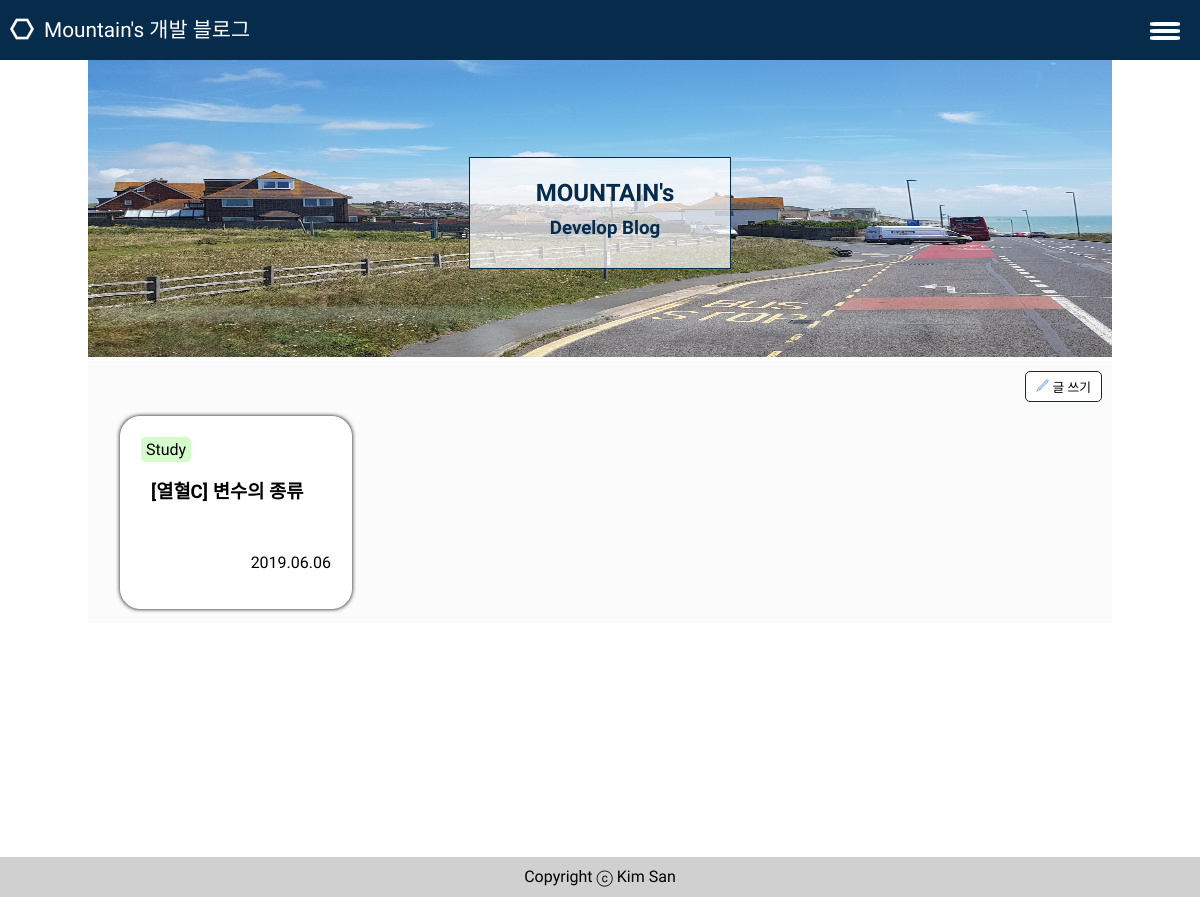
Screenshot of / (signed in) with the database file from the repository.
### home/models.py (models this page shows, shortened)
class Post(models.Model):
    title = models.CharField(max_length=30)
    category = models.CharField(max_length=20, choices=categories, default='Study')
    sub_category = models.CharField(max_length=20, choices=sub_categories, default='IT')
    content = RichTextField()
    created_date = models.DateTimeField(auto_now_add=True)
    updated_date = models.DateTimeField(auto_now=True)
    slug = models.SlugField(allow_unicode=True, unique=True)
    class Meta:
        db_table = 'Posts'
        ordering = ('-created_date',)
    def get_absolute_url(self):
        return reverse('home:post_detail', args=[self.slug])

### home/views.py (the view)
# urls.py: 2. Add a URL to urlpatterns:  path('', views.home, name='home')
def home(request):
    posts = Post.objects.all()
    title = "전체 포스팅"
    page = request.GET.get('page', 1)
    paginator = Paginator(posts, 3)
    post_count = posts.count()
    is_home = True
    try:
        post_list = paginator.page(page)
    except PageNotAnInteger:
        post_list = paginator.page(1)
    except EmptyPage:
        post_list = paginator.page(paginator.num_pages)
    return render(request, "home/home.html", {
        'post_count': post_count,
        "title": title,
        'post_list': post_list,
        'is_home': is_home,
        })

### home/templates/home/home.html (shortened to what this page needs)
{% extends 'home/layout.html' %}
{% block header %}
    {% load static %}
    <link href="{% static 'css/post_list.css' %}" type="text/css" rel="stylesheet">
{% endblock %}
{% block content %}
<div class="wrapper">
    <div id="page_title">
        {% if is_home %}
        <img src="{% static 'images/fixed.jpg' %}" id="main-poster">
        <div id="title">
            <div id="title-box">
                <h2>MOUNTAIN's</h2>
                <h3>Develop Blog</h3>
            </div>
        </div>
        {% else %}
            <div id="list_title_box">
                <h2 id="list_title">{{ title }}</h2>
                <p>{{ sub_category }} | {{ post_count }}개의 포스트</p>
            </div>
        {% endif %}
    </div>
    <div class="content">
        <section>
                {% if user.is_authenticated %}
                    <div class="btn">
                        <a id="post_button" href="{% url 'home:post_create' %}">
                            <img src="{% static 'images/pencil2.svg' %}" id="pencil_icon">
                            글 쓰기
                        </a>
                    </div>
                {% endif %}
            <ul class="infinite-container grid-post">
                    {% for post in post_list %}
                        <div class="infinite-item unwraped">
                            <li class="list-raw">
                                <p id="category">{{ post.category }}</p>
                                <a href="{{ post.get_absolute_url }}" id="detail_link">
                                    <h3 id="post-title">{{ post.title }}</h3>
                                </a>
                                <p id="date">{{ post.created_date|date:"Y.m.d" }}</p>
                            </li>
                        </div>
                    {% endfor %}
            </ul>
        </section>
    </div>
</div>
{% endblock %}

### home/static/css/common.css (style rules this page uses)
html, body { padding: 0; margin : 0; width : 100%; height: 100%; font-family: 'Stylish', sans-serif; }
.wrapper { height: auto; min-height: 100%; }
.content { position: relative; margin: 40px 5px 5px 5px; }
section p { position: relative; }

### home/static/css/post_list.css (style rules this page uses)
.content { background-color: #FBFBFB; margin: 0 0 0 0; position: relative; }
#page_title { position: relative; clear: both; margin-top: 57px; background-color: white; height: auto; min-height: 100px; width: 100%; font-family: 'Nanum Myeongjo', serif; }
#main-poster { width: 100%; height: 300px; }
#title { position: absolute; width: 100%; height: 100px; top: 100px; display: block; }
#title-box { width: 250px; height: 100%; display:block; margin: 0 auto; background-color: rgba(255, 255, 255, 0.7); padding: 5px; border: 1px solid #062B4B; }
#title-box h2, h3 { margin: auto; text-align: center; line-height: 30px; color: #062B4B; text-indent: 10px; margin-bottom: 7px; width: 90%; margin: 15px auto 0; -webkit-user-select: none; -moz-user-select: none; -ms-user-select: none; user-select: none; }
#title-box h3 { margin-top: 5px; }
.btn { display: inline-block; width: 100%; }
#post_button { position: relative; float: right; margin-right: 10px; padding: 5px 10px; background-color: white; color: black; border-radius: 5px; border: 1px solid #062B4B; font-size: 0.8em; font-family: 'Nanum Myeongjo', serif; text-decoration: none; margin-bottom: 5px; display: block; margin: 10px 10px 0 0; }
#pencil_icon { width: 13px; height: 13px; }
.grid-post { margin-top: 5px; list-style-type: none; padding: 0; display: block; }
.infinite-item li { list-style-type: none; position: relative; width: 190px; margin: 10px auto; height: auto; background-color: white; padding: 20px !important; border-radius: 20px; box-shadow: 0px 0px 4px; border: 1px solid white; }
.infinite-item { transition: 0.5s ease-in-out; height: auto; }
a#detail_link { width: 100%; height: 100%; color: black; text-decoration: none; }
p#category { text-align: left; margin: 0; background-color: #CCD5FB; border-radius: 5px; display: inline-block; padding: 3px 5px; }
#post-title { display: -webkit-box; display: -ms-flexbox; display: box; vertical-align: top; overflow: hidden; text-overflow: ellipsis; width: 200px; line-height: 30px; height: 60px; word-wrap: break-word; -webkit-line-clamp: 2; -webkit-box-orient: vertical; text-align: left; color: black; }
#date { text-align: right; }
@media only screen and (min-width: 768px) { .infinite-item { display: inline-block; float: left; margin: 10px 0; } }
@media only screen and (min-width: 768px) { .infinite-item li { display: block; margin: auto; } }
@media only screen and (min-width: 768px) { .grid-post { display: inline-block; height: auto; width: 100%; margin: auto; } }
@media only screen and (min-width: 1024px) { .wrapper { display: block; margin: auto; width: 1024px; } }
@media only screen and (min-width: 1024px) { .infinite-item:nth-child(3n+1) { margin-left: 124px; } }

### rows the page displays
Post: category "Study", title "[열혈C] 변수의 종류", created_date "2019.06.06"
